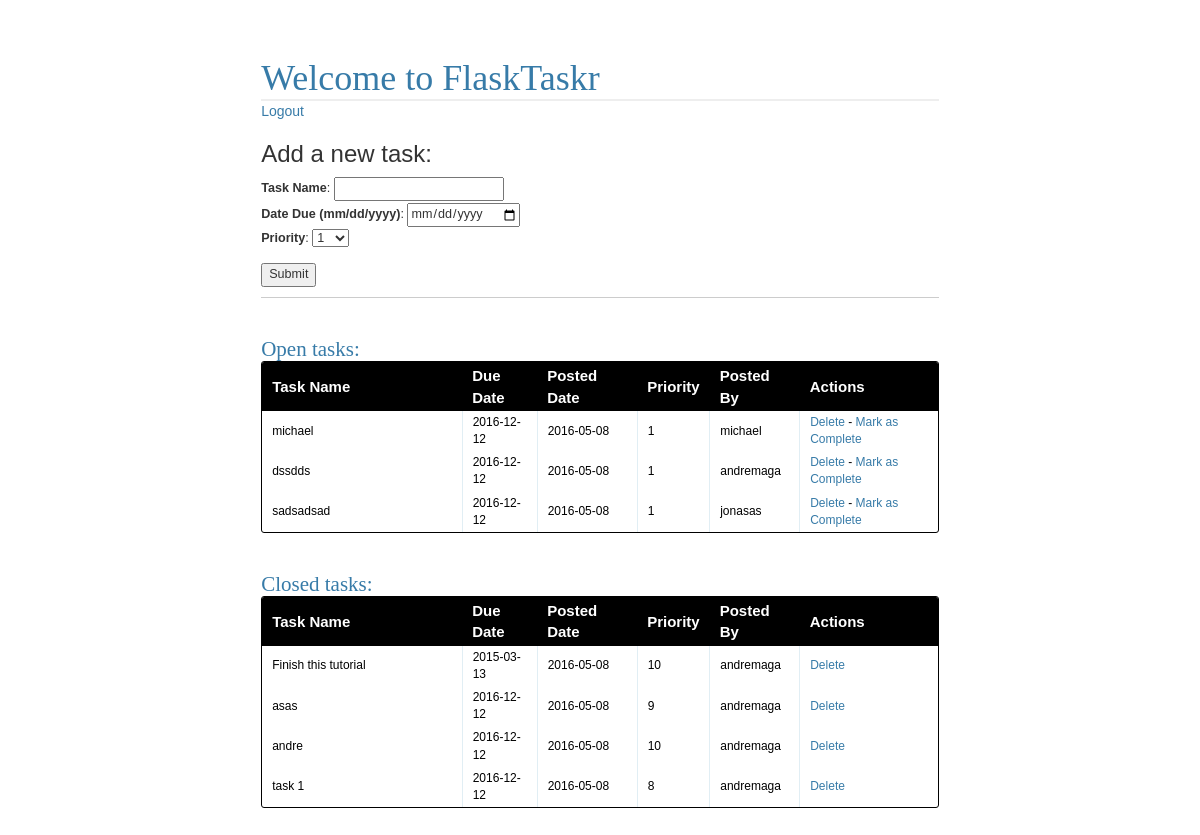
/tasks/ (signed in), run on an earlier commit of the app's database.
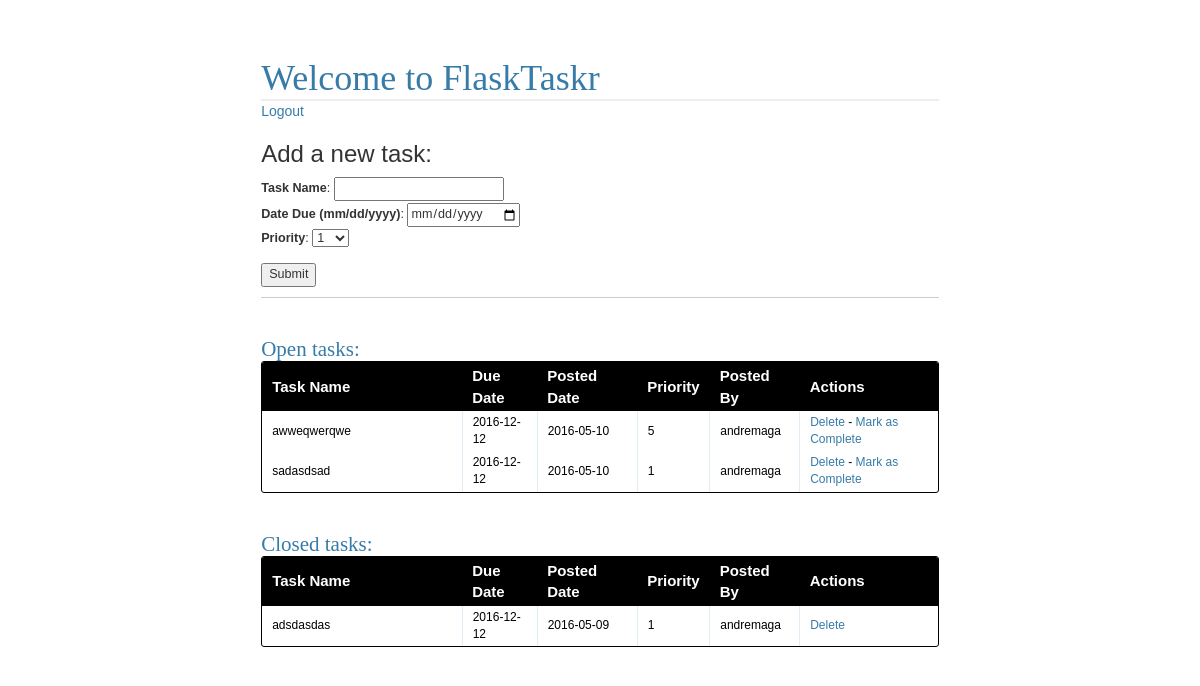
And on a later commit of the database.
### models.py (models this page shows, shortened)
class Task(db.Model):
	__tablename__ = "tasks"
	task_id = db.Column(db.Integer, primary_key=True)
	name = db.Column(db.String, nullable=False)
	due_date = db.Column(db.Date, nullable=False)
	priority = db.Column(db.Integer, nullable=False)
	posted_date = db.Column(db.Date, default=datetime.datetime.utcnow())
	status = db.Column(db.Integer)
	user_id = db.Column(db.Integer, db.ForeignKey('users.id'))

class User(db.Model):
	__tablename__ = 'users'
	id = db.Column(db.Integer, primary_key=True)
	name = db.Column(db.String, unique=True, nullable=False)
	email = db.Column(db.String, unique=True, nullable=False)
	password = db.Column(db.String, nullable=False)
	tasks = db.relationship('Task', backref='poster')

### views.py (the view)
@app.route('/tasks/')
@login_required
def tasks():
	return render_template(
		'tasks.html',
		form=AddTaskForm(request.form),
		open_tasks=open_tasks(),
		closed_tasks=closed_tasks()
	)

### forms.py
class AddTaskForm(Form):
	task_id = IntegerField()
	name = StringField('Task Name', validators=[DataRequired()])
	due_date = DateField('Date Due (mm/dd/yyyy)',
		validators=[DataRequired()], format='%m/%d/%Y' )
	priority = SelectField( 'Priority',
		validators=[DataRequired()], choices=[
			('1', '1'), ('2', '2'), ('3', '3'), ('4', '4'), ('5', '5'),
			('6', '6'), ('7', '7'), ('8', '8'), ('9', '9'), ('10', '10')
		]
	)
	status = IntegerField('Status')

### views.py (called while the page is built)
def login_required(test):
	@wraps(test)
	def wrap(*args, **kwargs):
		if 'logged_in' in session:
			return test(*args, **kwargs)
		else:
			flash('You need to login first.')
			return redirect(url_for('login'))
	return wrap

def open_tasks():
	return db.session.query(Task) .filter_by(status='1') \
	.order_by(Task.due_date.asc())

def closed_tasks():
	return db.session.query(Task) .filter_by(status='0') \
	.order_by(Task.due_date.asc())

### templates/tasks.html (shortened to what this page needs)
{% extends "_base.html" %}
{% block content %}
<h1>Welcome to FlaskTaskr</h1>
<a href="/logout">Logout</a>
<div class="add-task">
  <h3>Add a new task:</h3>
      <form action="{{ url_for('new_task') }}" method="post">
        <p>
          {{ form.name.label }}: {{ form.name }}<br>
          {{ form.due_date.label }}: {{ form.due_date }}<br>
          {{ form.priority.label }}: {{ form.priority }}
        </p>
			 <p><input type="submit" value="Submit"></p>
		  </form>
</div>
<div class="entries">
  <br>
  <br>
  <h2>Open tasks:</h2>
  <div class="datagrid">
    <table>
	    <thead>
        <tr>
          <th width="200px"><strong>Task Name</strong></th>
          <th width="75px"><strong>Due Date</strong></th>
          <th width="100px"><strong>Posted Date</strong></th>
          <th width="50px"><strong>Priority</strong></th>
          <th width="90px"><strong>Posted By</strong></th>
          <th><strong>Actions</strong></th>
		    </tr>
	    </thead>
	    {% for task in open_tasks %}
	      <tr>
          <td width="200px">{{ task.name }}</td>
          <td width="75px">{{ task.due_date }}</td>
          <td width="100px">{{ task.posted_date }}</td>
          <td width="50px">{{ task.priority }}</td>
          <td width="90px">{{ task.poster.name }}</td>
          <td>
			      <a href="{{ url_for('delete_entry', task_id = task.task_id) }}">Delete</a> -
            <a href="{{ url_for('complete', task_id = task.task_id) }}">Mark as Complete</a>
          </td>
        </tr>
      {% endfor %}
    </table>
  </div>
  <br>
  <br>
<div class="entries">
  <h2>Closed tasks:</h2>
  <div class="datagrid">
    <table>
	    <thead>
        <tr>
          <th width="200px"><strong>Task Name</strong></th>
          <th width="75px"><strong>Due Date</strong></th>
          <th width="100px"><strong>Posted Date</strong></th>
          <th width="50px"><strong>Priority</strong></th>
          <th width="90px"><strong>Posted By</strong></th>
          <th><strong>Actions</strong></th>
		    </tr>
	    </thead>
	    {% for task in closed_tasks %}
	      <tr>
          <td width="200px">{{ task.name }}</td>
          <td width="75px">{{ task.due_date }}</td>
          <td width="100px">{{ task.posted_date }}</td>
          <td width="50px">{{ task.priority }}</td>
          <td width="90px">{{ task.poster.name }}</td>
          <td>
            <a href="{{ url_for('delete_entry', task_id = task.task_id) }}">Delete</a>
		     </td>
        </tr>
      {% endfor %}
    </table>
  </div>
</div>
{% endblock %}

### templates/_base.html (shortened to what this page needs)
<!DOCTYPE html>
<html>
<head>
	<link rel="stylesheet" href="{{ url_for('static', filename='css/bootstrap.min.css')}}">
	<link rel="stylesheet" href="{{ url_for('static',
		filename='css/main.css')}}">
</head>
<body>
	<div class="page">
		<br>
		{% block content %}
		{% endblock %}
	</div>
</body>
</html>

### static/css/main.css (style rules this page uses)
body { font-family: sans-serif; background: white; }
a,h1,h2 { color: #377BA8; }
h1,h2 { font-family: 'Georgia', serif; margin: 0; }
h1 { border-bottom: 2px solid #eee; }
h2 { font-size: 1.5em; }
.page { margin: 2em auto; width: 50em; padding: 0.8em; background: white; }
.entries { list-style: none; margin: 0; padding: 0; }
.add-task { font-size: 0.9em; border-bottom: 1px solid #ccc; }
.datagrid table { border-collapse: collapse; text-align: left; width: 100%; }
.datagrid { background: #fff; overflow: hidden; border: 1px solid #000000; border-radius: 3px; }
.datagrid table td, .datagrid table th { padding: 3px 10px; }
.datagrid table thead th { background-color:#000000; color:#FFFFFF; font-size: 15px; font-weight: bold; }
.datagrid table thead th:first-child { border: none; }
.datagrid table tbody td { color: #000000; border-left: 1px solid #E1EEF4; font-size: 12px; font-weight: normal; }
.datagrid table tbody td:first-child { border-left: none; }
.datagrid table tbody tr:last-child td { border-bottom: none; }

What changed in the data, as far as the page shows it:
removed Task: name "michael", due_date "2016-12-12", posted_date "2016-05-08", priority "1", poster.name "michael", shown under "Open tasks:"
removed Task: name "dssdds", due_date "2016-12-12", posted_date "2016-05-08", priority "1", poster.name "andremaga", shown under "Open tasks:"
removed Task: name "sadsadsad", due_date "2016-12-12", posted_date "2016-05-08", priority "1", poster.name "jonasas", shown under "Open tasks:"
removed Task: name "Finish this tutorial", due_date "2015-03-13", posted_date "2016-05-08", priority "10", poster.name "andremaga", shown under "Closed tasks:"
removed Task: name "asas", due_date "2016-12-12", posted_date "2016-05-08", priority "9", poster.name "andremaga", shown under "Closed tasks:"
removed Task: name "andre", due_date "2016-12-12", posted_date "2016-05-08", priority "10", poster.name "andremaga", shown under "Closed tasks:"
removed Task: name "task 1", due_date "2016-12-12", posted_date "2016-05-08", priority "8", poster.name "andremaga", shown under "Closed tasks:"
added Task: name "awweqwerqwe", due_date "2016-12-12", posted_date "2016-05-10", priority "5", poster.name "andremaga", shown under "Open tasks:"
added Task: name "sadasdsad", due_date "2016-12-12", posted_date "2016-05-10", priority "1", poster.name "andremaga", shown under "Open tasks:"
added Task: name "adsdasdas", due_date "2016-12-12", posted_date "2016-05-09", priority "1", poster.name "andremaga", shown under "Closed tasks:"
